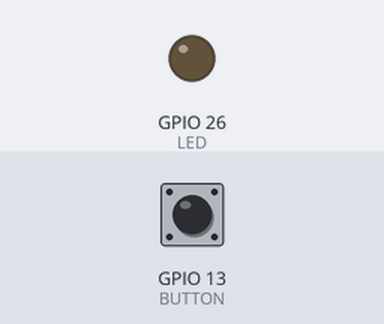
The sketch below on a simulated ESP32. On the bench: output pins drawn as LEDs (lit = HIGH). The inputs (shaded band) are chosen by the test bench; at power-on: GPIO 13 (BUTTON) HIGH.

Above: at 1.2 s.
1.3 s: GPIO 13 (BUTTON) pulled LOW for 0.15 s
At 2.0 s:
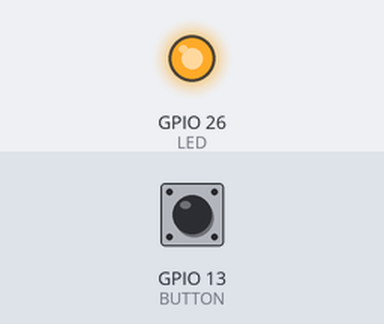
2.9 s: GPIO 13 (BUTTON) pulled LOW for 1 s
At 3.2 s:
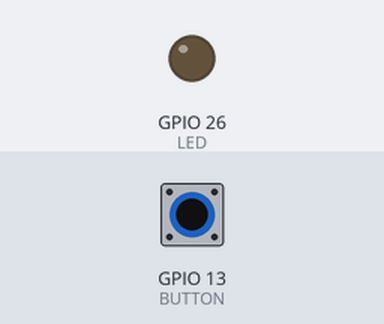
5.4 s: GPIO 13 (BUTTON) pulled LOW for 3.2 s
At 6.5 s:
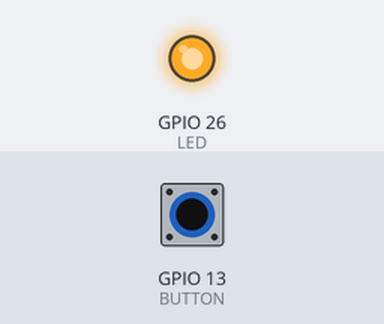
Timing chart, 0 to 8.4 s (numbered marks = the images above; inputs shaded):
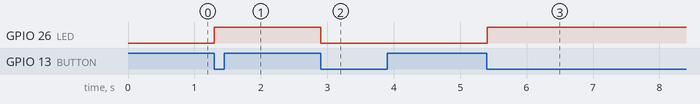

Measured:
- after the input at 1.3 s, GPIO 26 (LED): LOW → HIGH at once
- after the input at 2.9 s, GPIO 26 (LED): HIGH → LOW at once
- after the input at 5.4 s, GPIO 26 (LED): LOW → HIGH at once

The sketch:

L03_Toggle.ino
```cpp
// Lesson 3: Press once for on, press again for off
// Same wiring as L03_Button.

const int BUTTON = 13;
const int LED = 26;

bool ledOn = false;
bool wasPressed = false;

void setup() {
  pinMode(BUTTON, INPUT_PULLUP);
  pinMode(LED, OUTPUT);
}

void loop() {
  bool pressed = digitalRead(BUTTON) == LOW;

  if (pressed && !wasPressed) {
    ledOn = !ledOn;
    digitalWrite(LED, ledOn);
  }

  wasPressed = pressed;
  delay(20);   // ignore the bouncing contacts
}
```
